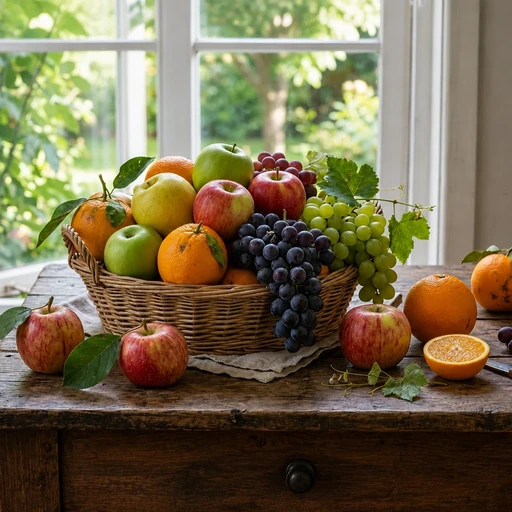
#> input picture assets/images/layer-blend-base-fruit.webp, 512 x 512 px
$ python generate_layer_blend_results.py
#> lines starting #> are read from the running program, lines starting #| are printed output that depends on the picture
"""Generate 512px WebP examples for every blend mode in the article.

The script uses the fruit photograph as C_base and the rainbow/grayscale image
as C_top.  Both inputs are opaque, so the generated files show C_mode directly.
The 16 W3C modes follow Compositing and Blending Level 1; the remaining modes
follow the simplified equations printed in the article.
"""

from __future__ import annotations

import argparse
from pathlib import Path

import numpy as np
from PIL import Image, ImageOps


ROOT = Path(__file__).resolve().parents[1]
DEFAULT_BASE = ROOT / "assets" / "images" / "layer-blend-base-fruit.webp"
DEFAULT_TOP = ROOT / "assets" / "images" / "layer-blend-top-pattern.webp"
DEFAULT_OUTPUT_DIR = ROOT / "assets" / "images" / "layer-blend-results"

MODE_NAMES = (
    ("normal", "通常"),
    ("darken", "比較（暗）"),
    ("multiply", "乗算"),
    ("color-burn", "焼き込みカラー"),
    ("lighten", "比較（明）"),
    ("screen", "スクリーン"),
    ("color-dodge", "覆い焼きカラー"),
    ("overlay", "オーバーレイ"),
    ("soft-light", "ソフトライト"),
    ("hard-light", "ハードライト"),
    ("difference", "差の絶対値"),
    ("exclusion", "除外"),
    ("hue", "色相"),
    ("saturation", "彩度"),
    ("color", "カラー"),
    ("luminosity", "輝度"),
    ("add", "加算"),
    ("linear-burn", "焼き込み（リニア）"),
    ("subtract", "減算"),
    ("divide", "除算"),
    ("darker-color", "カラー比較（暗）"),
    ("lighter-color", "カラー比較（明）"),
    ("vivid-light", "ビビッドライト"),
    ("linear-light", "リニアライト"),
    ("pin-light", "ピンライト"),
    ("hard-mix", "ハードミックス"),
)


def clamp(value: np.ndarray) -> np.ndarray:
    return np.clip(value, 0.0, 1.0)


def color_burn(base: np.ndarray, top: np.ndarray) -> np.ndarray:
    """W3C color-burn, including its endpoint rules."""

    with np.errstate(divide="ignore", invalid="ignore"):
        result = 1.0 - np.minimum(1.0, (1.0 - base) / top)
    result = np.where(top == 0.0, 0.0, result)
    return np.where(base == 1.0, 1.0, result)


def color_dodge(base: np.ndarray, top: np.ndarray) -> np.ndarray:
    """W3C color-dodge, including its endpoint rules."""

    with np.errstate(divide="ignore", invalid="ignore"):
        result = np.minimum(1.0, base / (1.0 - top))
    result = np.where(top == 1.0, 1.0, result)
    return np.where(base == 0.0, 0.0, result)


def soft_light(base: np.ndarray, top: np.ndarray) -> np.ndarray:
    """W3C soft-light."""

    g = np.where(
        base <= 0.25,
        ((16.0 * base - 12.0) * base + 4.0) * base,
        np.sqrt(base),
    )
    return np.where(
        top <= 0.5,
        base - (1.0 - 2.0 * top) * base * (1.0 - base),
        base + (2.0 * top - 1.0) * (g - base),
    )


def luminosity(color: np.ndarray) -> np.ndarray:
    """W3C Lum(C), expressed in the blending color space."""

    return 0.30 * color[..., 0] + 0.59 * color[..., 1] + 0.11 * color[..., 2]


def saturation(color: np.ndarray) -> np.ndarray:
    """W3C Sat(C)."""

    return color.max(axis=-1) - color.min(axis=-1)


def clip_color(color: np.ndarray) -> np.ndarray:
    """W3C ClipColor(C), preserving luminance while returning RGB to range."""

    lum = luminosity(color)[..., None]
    minimum = color.min(axis=-1)[..., None]
    clipped = color.copy()

    below = minimum < 0.0
    below_factor = np.ones_like(lum)
    below_denominator = lum - minimum
    valid_below = below & (below_denominator > 1e-8)
    np.divide(lum, below_denominator, out=below_factor, where=valid_below)
    corrected_below = lum + (clipped - lum) * below_factor
    clipped = np.where(valid_below, corrected_below, clipped)
    # A neutral color below zero has no chroma to preserve; it maps to black.
    clipped = np.where(below & ~valid_below, 0.0, clipped)

    maximum = clipped.max(axis=-1)[..., None]
    above = maximum > 1.0
    above_factor = np.ones_like(lum)
    above_denominator = maximum - lum
    valid_above = above & (above_denominator > 1e-8)
    np.divide(1.0 - lum, above_denominator, out=above_factor, where=valid_above)
    corrected_above = lum + (clipped - lum) * above_factor
    clipped = np.where(valid_above, corrected_above, clipped)
    # Likewise, a neutral color above one maps to white.
    clipped = np.where(above & ~valid_above, 1.0, clipped)
    return clipped


def set_luminosity(color: np.ndarray, target_luminosity: np.ndarray) -> np.ndarray:
    return clip_color(color + (target_luminosity - luminosity(color))[..., None])


def set_saturation(color: np.ndarray, target_saturation: np.ndarray) -> np.ndarray:
    """W3C SetSat(C, s), vectorized without changing channel ordering."""

    minimum = color.min(axis=-1)[..., None]
    maximum = color.max(axis=-1)[..., None]
    span = maximum - minimum
    scale = np.zeros_like(target_saturation[..., None])
    np.divide(target_saturation[..., None], span, out=scale, where=span > 0.0)
    return (color - minimum) * scale


def non_separable_mode(name: str, base: np.ndarray, top: np.ndarray) -> np.ndarray:
    if name == "hue":
        return set_luminosity(set_saturation(top, saturation(base)), luminosity(base))
    if name == "saturation":
        return set_luminosity(set_saturation(base, saturation(top)), luminosity(base))
    if name == "color":
        return set_luminosity(top, luminosity(base))
    if name == "luminosity":
        return set_luminosity(base, luminosity(top))
    raise ValueError(f"unknown non-separable mode: {name}")


def blend(name: str, base: np.ndarray, top: np.ndarray) -> np.ndarray:
    """Return C_mode for a named blend mode, using values normalized to 0..1."""

    if name == "normal":
        return top
    if name == "darken":
        return np.minimum(base, top)
    if name == "multiply":
        return base * top
    if name == "color-burn":
        return color_burn(base, top)
    if name == "lighten":
        return np.maximum(base, top)
    if name == "screen":
        return 1.0 - (1.0 - base) * (1.0 - top)
    if name == "color-dodge":
        return color_dodge(base, top)
    if name == "overlay":
        return np.where(
            base < 0.5,
            2.0 * base * top,
            1.0 - 2.0 * (1.0 - base) * (1.0 - top),
        )
    if name == "soft-light":
        return soft_light(base, top)
    if name == "hard-light":
        return np.where(
            top < 0.5,
            2.0 * base * top,
            1.0 - 2.0 * (1.0 - base) * (1.0 - top),
        )
    if name == "difference":
        return np.abs(base - top)
    if name == "exclusion":
        return base + top - 2.0 * base * top
    if name in {"hue", "saturation", "color", "luminosity"}:
        return non_separable_mode(name, base, top)
    if name == "add":
        return clamp(base + top)
    if name == "linear-burn":
        return clamp(base + top - 1.0)
    if name == "subtract":
        return clamp(base - top)
    if name == "divide":
        # The article leaves the zero-divisor rule to implementations.  For
        # this visual example, a zero divisor saturates the channel to white.
        result = np.ones_like(base)
        np.divide(base, top, out=result, where=top > 0.0)
        return clamp(result)
    if name == "darker-color":
        choose_base = base.sum(axis=-1) < top.sum(axis=-1)
        return np.where(choose_base[..., None], base, top)
    if name == "lighter-color":
        choose_base = base.sum(axis=-1) > top.sum(axis=-1)
        return np.where(choose_base[..., None], base, top)
    if name == "vivid-light":
        return np.where(top < 0.5, color_burn(base, 2.0 * top), color_dodge(base, 2.0 * (top - 0.5)))
    if name == "linear-light":
        return clamp(base + 2.0 * top - 1.0)
    if name == "pin-light":
        return np.where(top < 0.5, np.minimum(base, 2.0 * top), np.maximum(base, 2.0 * top - 1.0))
    if name == "hard-mix":
        return np.where(base + top < 1.0, 0.0, 1.0)
    raise ValueError(f"unknown blend mode: {name}")


def load_input(path: Path, size: int) -> np.ndarray:
#> called with size = 512
    if not path.is_file():
        raise FileNotFoundError(f"input image not found: {path}")
    image = Image.open(path).convert("RGB")
#> image is the input picture: PIL image 512x512 RGB; mean R, G, B 118.8, 107.2, 78
    image = ImageOps.fit(image, (size, size), method=Image.Resampling.LANCZOS)
    return np.asarray(image, dtype=np.float32) / 255.0


def save_webp(color: np.ndarray, output: Path, quality: int) -> None:
    pixels = np.rint(clamp(color) * 255.0).astype(np.uint8)
    Image.fromarray(pixels, mode="RGB").save(output, format="WEBP", quality=quality, method=6)


def parse_args() -> argparse.Namespace:
    parser = argparse.ArgumentParser(description=__doc__)
    parser.add_argument("--base", type=Path, default=DEFAULT_BASE, help="Base image (WebP)")
    parser.add_argument("--top", type=Path, default=DEFAULT_TOP, help="Top image (WebP)")
    parser.add_argument("--output-dir", type=Path, default=DEFAULT_OUTPUT_DIR, help="result directory")
    parser.add_argument("--size", type=int, default=512, help="square output size in pixels")
    parser.add_argument("--quality", type=int, default=90, help="WebP quality from 0 to 100")
    return parser.parse_args()


def main() -> None:
    args = parse_args()
    if args.size <= 0:
        raise SystemExit("size must be positive")
    if not 0 <= args.quality <= 100:
        raise SystemExit("quality must be between 0 and 100")

    base = load_input(args.base.resolve(), args.size)
    top = load_input(args.top.resolve(), args.size)
#> call 2 of load_input, with size = 512
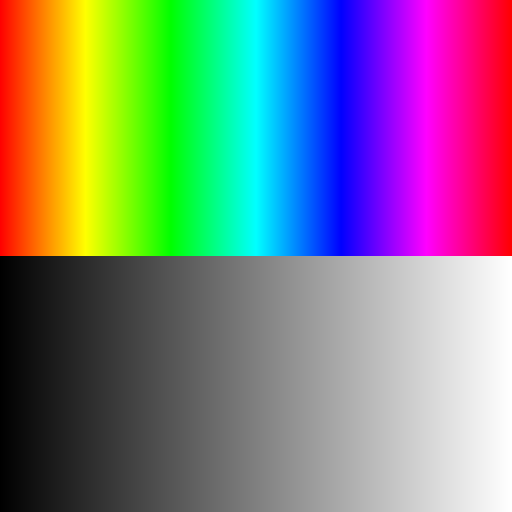
#> input picture assets/images/layer-blend-top-pattern.webp, 1024 x 1024 px (shown at 1/2 size)
#> in load_input, image is the input picture: PIL image 1024x1024 RGB; mean R, G, B 127.6, 127.4, 127.4
#> in load_input (call 2), `image = ImageOps.fit(image, (size, size), method=Image.Resampling.LANC..`:
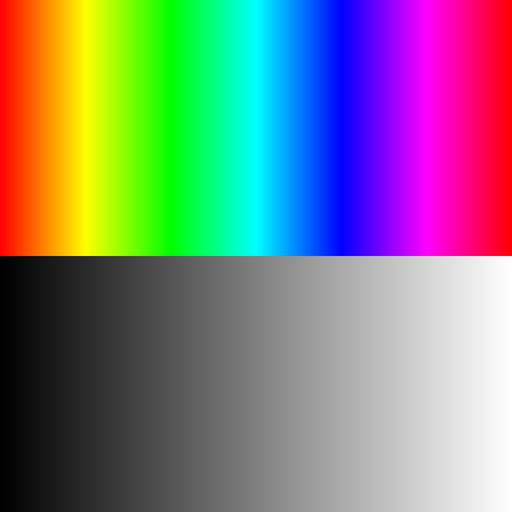
#> image: PIL image 512x512 RGB; mean R, G, B 127.4, 127.3, 127.3
    output_dir = args.output_dir.resolve()
    output_dir.mkdir(parents=True, exist_ok=True)

    for slug, label in MODE_NAMES:
        output = output_dir / f"{slug}.webp"
        save_webp(blend(slug, base, top), output, args.quality)
        print(f"{label}: {output}")
#> this loop made 26 passes
#> pass 2, in save_webp (call 2), `pixels = np.rint(clamp(color) * 255.0).astype(np.uint8)`:
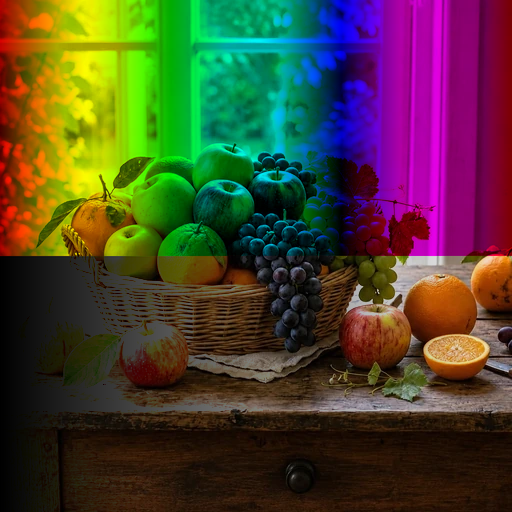
#> pixels: shape (512, 512, 3); mean of channels 0, 1, 2 74.6, 64.9, 45.8; drawn as R, G, B
#> pass 3, in save_webp (call 3), `pixels = np.rint(clamp(color) * 255.0).astype(np.uint8)`:
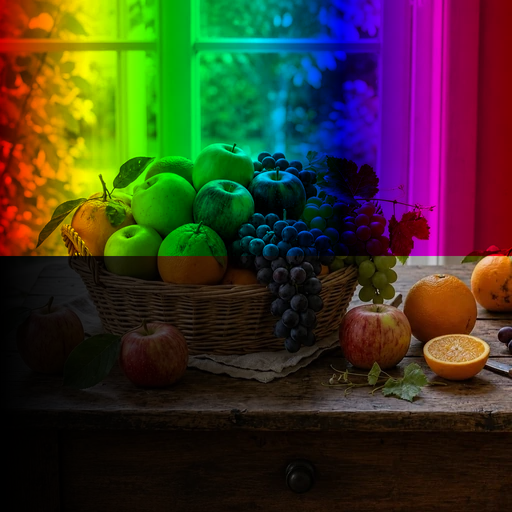
#> pixels: shape (512, 512, 3); mean of channels 0, 1, 2 60.4, 53.6, 36.7; drawn as R, G, B


if __name__ == "__main__":
    main()
